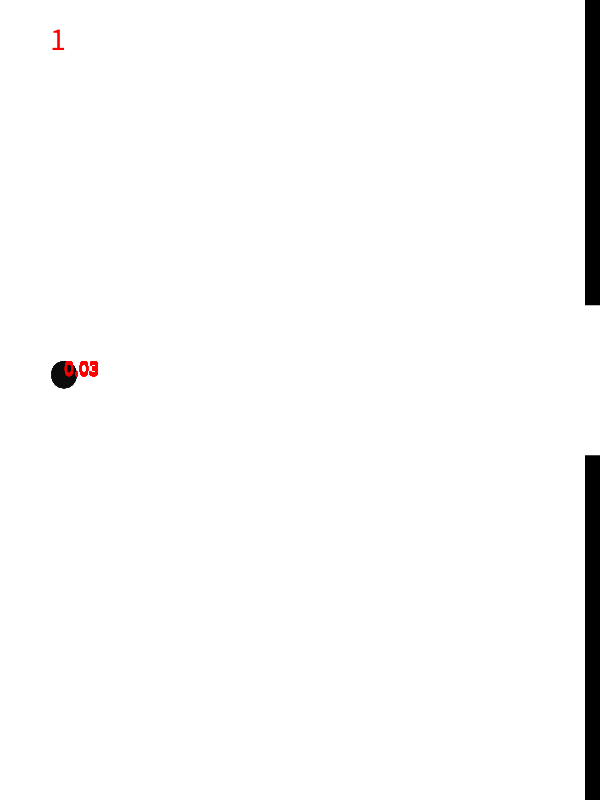
Frame 1 (no input)
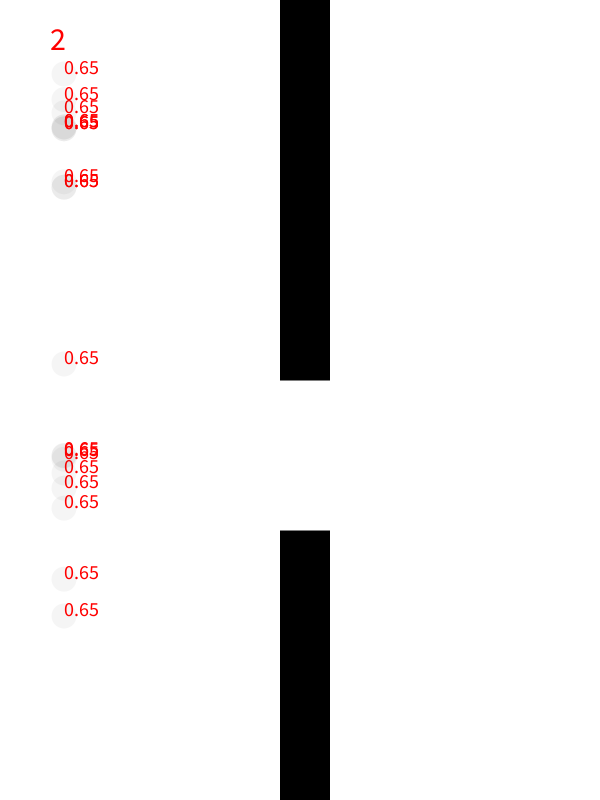
Frame 60 (the mouse pressed at the canvas centre just before this capture)
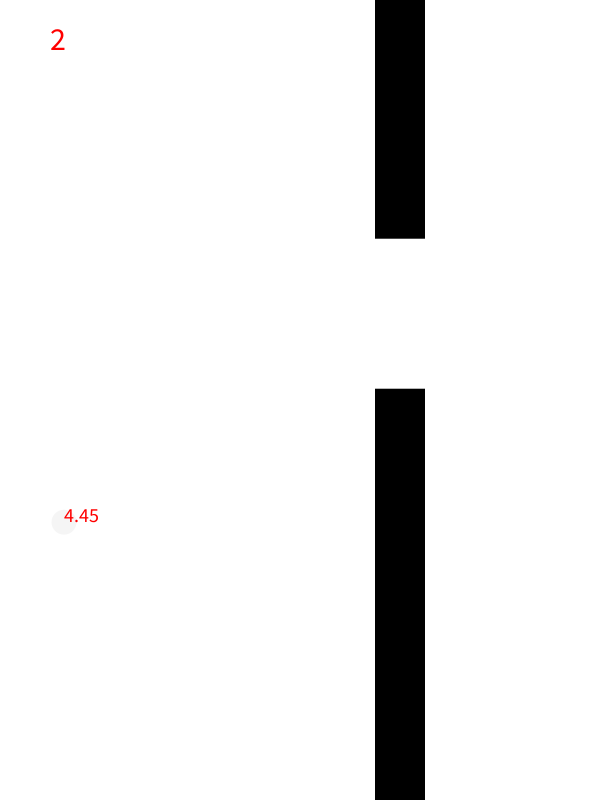
Frame 120 (the mouse held since frame 60 and released just before this capture)

The Processing sketch that drew these frames (run headless with seeded random() and noise(); from frame 60 on, the mouse is pressed at the canvas centre):

// Processing sketch: NEAT_Flappy
// ── NEAT_Flappy.pde
BirdPopulation b;
ArrayList<Pipe> pipes = new ArrayList();
int counter = 1;

void resetGame() {
  pipes = new ArrayList();
  pipes.add(new Pipe(random(100, 500)));
  counter = 1;
}

void setup() {
  size(600, 800);
  b  = new BirdPopulation(500);
  pipes.add(new Pipe(random(100, 500)));
}

void draw() {
  for (int c = 0; c < 3; c ++) {
    background(255);

    b.update();

    for (int i = pipes.size() - 1; i >= 0; i --) {
      pipes.get(i).update();
      if (!pipes.get(i).onScreen) {
        pipes.remove(i);
        for (Bird bird : b.birds) {
          if (!bird.dead) {
            bird.score ++;
          } //<>//
        }
      }
    }

    if (b.allDead()) {
      b.calcFitness();
      b.naturalSelection();
      b.mutate();
      resetGame();
    }

    if (counter % 100 == 0)
      pipes.add(new Pipe(random(100, 500)));

    counter ++;
    fill(255, 0, 0);
    textSize(32);
    text("" + b.gen, 50, 50);
  }
}
// ── Bird.pde
class Bird {

  float y;
  float x = 64.0;

  float vel = -10;
  float acc = .6;

  boolean dead = false;
  NeuralNet brain;

  float fitness;
  float score = 0;

  boolean best = false;

  Bird() {
    y = height/2;
    brain = new NeuralNet(5, 2, 1);
  }

  Bird(NeuralNet brain) {
    y = height/2;
    this.brain = brain;
  }

  void goUp(ArrayList<Pipe> pipes) {
    Pipe closest = pipes.get(0);
    for (Pipe p : pipes) {
      if (closest.x > p.x && p.x - 50 > x) {
        closest = p;
      }
    }

    float[][] inputs = {{(closest.x - x)/width}, {y/height}, {vel/10}, {closest.top/height}, {closest.spacing/height}};
    Matrix out = brain.feedforward(new Matrix(1, 1).fromArray(inputs));
    //println(out.table[0][0]);
    if (out.table[0][0] > .5)
      vel = -8;
  }

  void kill(Pipe p) {
    if (x > p.x && x < p.x + 50) {
      if (y < p.top || y > p.top + p.spacing) {
        dead = true;
      }
    }
  }

  void calcFitness() {
    fitness = (score > 0) ? score + counter/100.0 : 0.0001;
  }

  void show(boolean isBest) {
    if (isBest) {
      fill(0, 255, 0);
      noStroke();
      ellipse(x, y, 25, 25);
    } else {
      fill(0, 10);
      noStroke();
      ellipse(x, y, 25, 25);
    }
    fill(255, 0, 0);
    textSize(20);
    text(score + counter/100.0 + "", x, y);
  }

  void update(boolean isBest) {
    if (!dead) {
      vel += acc;
      y += vel;

      dead = y > height - 25 || y < 25;

      show(isBest);
      goUp(pipes);
      for (Pipe p : pipes)
        kill(p);
    } else {
    }
  }
}
// ── BirdPopulation.pde
class BirdPopulation {

  ArrayList<Bird> birds;
  Bird best;
  int gen = 1;

  BirdPopulation(int num) {
    birds = new ArrayList();
    for (int i = 0; i < num; i ++) {
      birds.add(new Bird());
    }
  }

  void update() {
    for (Bird b : birds) {
      b.update(b.best); //<>//
    }
  }

  boolean allDead() {
    for (Bird b : birds) {
      if (!b.dead)
        return false;
    }
    return true;
  }

  void calcFitness() {
    Bird best = null;
    float total = 0;
    for (Bird bird : birds) {
      bird.calcFitness();
      total += bird.fitness;
      if (best == null || bird.fitness > best.fitness)
        best = bird;
    }
    this.best = new Bird(best.brain);
    this.best.best = true;
    
    for (Bird bird : birds) {
      bird.fitness /= total;
    }
  }

  void naturalSelection() {
    ArrayList<Bird> newBirds = new ArrayList();
    for (int i = 1; i < birds.size(); i ++) {
      Bird parent = chooseParent();
      Bird child = new Bird(parent.brain.clone());
      newBirds.add(child);
    }
    newBirds.add(best);
    birds = (ArrayList<Bird>) newBirds.clone();
    gen ++;
  }

  Bird chooseParent() {
    float rand = random(1);
    float temp = 0;
    for (Bird b : birds) {
      temp += b.fitness;
      if (temp > rand) {
        return b;
      }
    }
    return null;
  }

  void mutate() {
    for (Bird b : birds)
      b.brain.mutate();
  }
}
// ── Matrix.pde
class Matrix {

  float[][] table;
  int rows;
  int cols;

  Matrix(int rows, int cols) {
    table = new float[rows][cols];
    this.rows = rows;
    this.cols = cols;
    for (int i = 0; i < rows; i ++) {
      for (int j = 0; j < cols; j ++) {
        table[i][j] = 0;
      }
    }
  }

  void printMatrix() {
    print("[");
    for (int i = 0; i < rows-1; i ++) {
      for (int j = 0; j < cols-1; j++) {
        print(table[i][j] + ", ");
      }
      println(table[i][cols-1]);
    }
    for (int j = 0; j < cols-1; j++) {
      print(table[rows-1][j] + ", ");
    }
    print(table[rows-1][cols-1]);
    println("]");
  }

  Matrix add(Matrix other) {
    Matrix result = null;
    if (this.rows == other.rows && this.cols == other.cols) {
      result = new Matrix(rows, cols);
      for (int i = 0; i < rows; i ++) {
        for (int j = 0; j < cols; j ++) {
          result.table[i][j] = this.table[i][j] + other.table[i][j];
        }
      }
    }
    return result;
  }

  Matrix sub(Matrix other) {
    Matrix result = null;
    if (this.rows == other.rows && this.cols == other.cols) {
      result = new Matrix(rows, cols);
      for (int i = 0; i < rows; i ++) {
        for (int j = 0; j < cols; j ++) {
          result.table[i][j] = this.table[i][j] - other.table[i][j];
        }
      }
    }
    return result;
  }

  Matrix mult(Matrix other) {
    Matrix result = null;
    if (this.cols == other.rows) {
      result = new Matrix(this.rows, other.cols);
      for (int rx = 0; rx < result.rows; rx ++) {
        for (int ry = 0; ry < result.cols; ry ++) {
          float sum = 0;
          for (int i = 0; i < this.cols; i ++) {
            sum += this.table[rx][i] * other.table[i][ry];
          }
          result.table[rx][ry] = sum;
        }
      }
    }
    return result;
  }

  void randomize() {
    for (int i = 0; i < rows; i ++) {
      for (int j = 0; j < cols; j ++) {
        table[i][j] = random(-1, 1);
      }
    }
  }

  Matrix sclmult(float scl) {
    Matrix result = new Matrix(rows, cols);
    for (int i = 0; i < rows; i ++) {
      for (int j = 0; j < cols; j++) 
        result.table[i][j] = scl * this.table[i][j];
    }
    return result;
  }

  Matrix elemmult(Matrix other) {
    Matrix result = null;
    if (rows == other.rows && cols == other.cols) {
      result = new Matrix(rows, cols);
      for (int i = 0; i < rows; i ++) {
        for (int j = 0; j < cols; j++) 
          result.table[i][j] = this.table[i][j] * other.table[i][j];
      }
    }
    return result;
  }

  Matrix transpose() {
    Matrix t = new Matrix(cols, rows);
    for (int i = 0; i < rows; i++) {
      for (int j = 0; j < cols; j ++)
        t.table[j][i] = table[i][j];
    }
    return t;
  }

  Matrix clone() {
    Matrix result = new Matrix(rows, cols);
    for (int i = 0; i < rows; i++) {
      for (int j = 0; j < cols; j ++)
        result.table[i][j] = table[i][j];
    }
    return result;
  }

  void mutate(float mutRate) {
    for (int i = 0; i < rows; i++) {
      for (int j = 0; j < cols; j ++)
        if (random(1) < mutRate)
          table[i][j] = table[i][j] + randomGaussian()*.05;
    }
  }

  Matrix fromArray(float[][] array) {
    int rows = array.length;
    int cols = array[rows-1].length;
    Matrix result = new Matrix(rows, cols);
    result.table = copyArray(array);
    return result;
  }

  float[][] copyArray(float[][] array) {
    float[][] result = new float[array.length][array[0].length];
    for (int i = 0; i < result.length; i ++ ) {
      for (int j = 0; j < result[0].length; j++) {
        result[i][j] = array[i][j];
      }
    }
    return result;
  }
}
// ── NeuralNet.pde
class NeuralNet {

  Matrix input_to_hidden;
  Matrix hidden_to_output;
  Matrix bias_hidden;
  Matrix bias_output;
  float lr = .1;

  NeuralNet(int input, int hidden, int output) {
    input_to_hidden = new Matrix(hidden, input);
    hidden_to_output = new Matrix(output, hidden);
    input_to_hidden.randomize();
    hidden_to_output.randomize();
    bias_hidden = new Matrix(hidden, 1);
    bias_output = new Matrix(output, 1);
    bias_hidden.randomize();
    bias_output.randomize();
  }

  Matrix feedforward(Matrix input) {
    Matrix h = input_to_hidden.mult(input).add(bias_hidden);
    activate(h);

    Matrix out = hidden_to_output.mult(h).add(bias_output);
    activate(out);
    return out;
  }

  void train(Matrix inputs, Matrix answers) {
    // feedforward
    Matrix h = input_to_hidden.mult(inputs).add(bias_hidden);
    activate(h);

    Matrix output = hidden_to_output.mult(h).add(bias_output);
    activate(output);

    // calc error o
    Matrix err_o = answers.sub(output);

    // calc gradient h->o
    Matrix grad_ob = output.sub(output.elemmult(output)).elemmult(err_o).sclmult(lr);
    Matrix gradient_ho = grad_ob.mult(h.transpose());
    bias_output = bias_output.add(grad_ob);
    hidden_to_output = hidden_to_output.add(gradient_ho);

    // calc error h
    Matrix err_h = hidden_to_output.transpose().mult(err_o);

    // calc gradient i->h
    Matrix grad_hb = h.sub(h.elemmult(h)).elemmult(err_h).sclmult(lr);
    Matrix gradient_ih = grad_hb.mult(inputs.transpose());
    bias_hidden = bias_hidden.add(grad_hb);
    input_to_hidden = input_to_hidden.add(gradient_ih);
  }

  void activate(Matrix input) {
    for (int i = 0; i < input.rows; i ++) {
      for (int j = 0; j < input.cols; j++) {
        input.table[i][j] = 1/(1+exp(-input.table[i][j]));
      }
    }
  }
  
  NeuralNet clone() {
    NeuralNet out = new NeuralNet(input_to_hidden.cols, input_to_hidden.rows, hidden_to_output.rows);
    out.input_to_hidden = input_to_hidden.clone();
    out.hidden_to_output = hidden_to_output.clone();
    out.bias_hidden = bias_hidden.clone();
    out.bias_output = bias_output.clone();
    out.lr = lr;
    return out;
  }
  
  void mutate() {
    float mutRate = .1;
    input_to_hidden.mutate(mutRate);
    hidden_to_output.mutate(mutRate);
    bias_hidden.mutate(mutRate);
    bias_output.mutate(mutRate);
    if (random(mutRate) < mutRate)
      lr = lr + randomGaussian() * .01;
  }
}
// ── Pipe.pde
class Pipe {
  
  float spacing = 150;
  float top;
  float x;
  
  boolean onScreen = true;
  
  Pipe(float topLip) {
    top = topLip;
    x = width;
  }
  
  void show() {
    fill(0);
    rect(x, 0, 50, top);
    rect(x, top + spacing, 50, height - (top-spacing));
  }
  
  void update() {
    x -= 5;
    onScreen = x > -50;
    show();
  }
}
